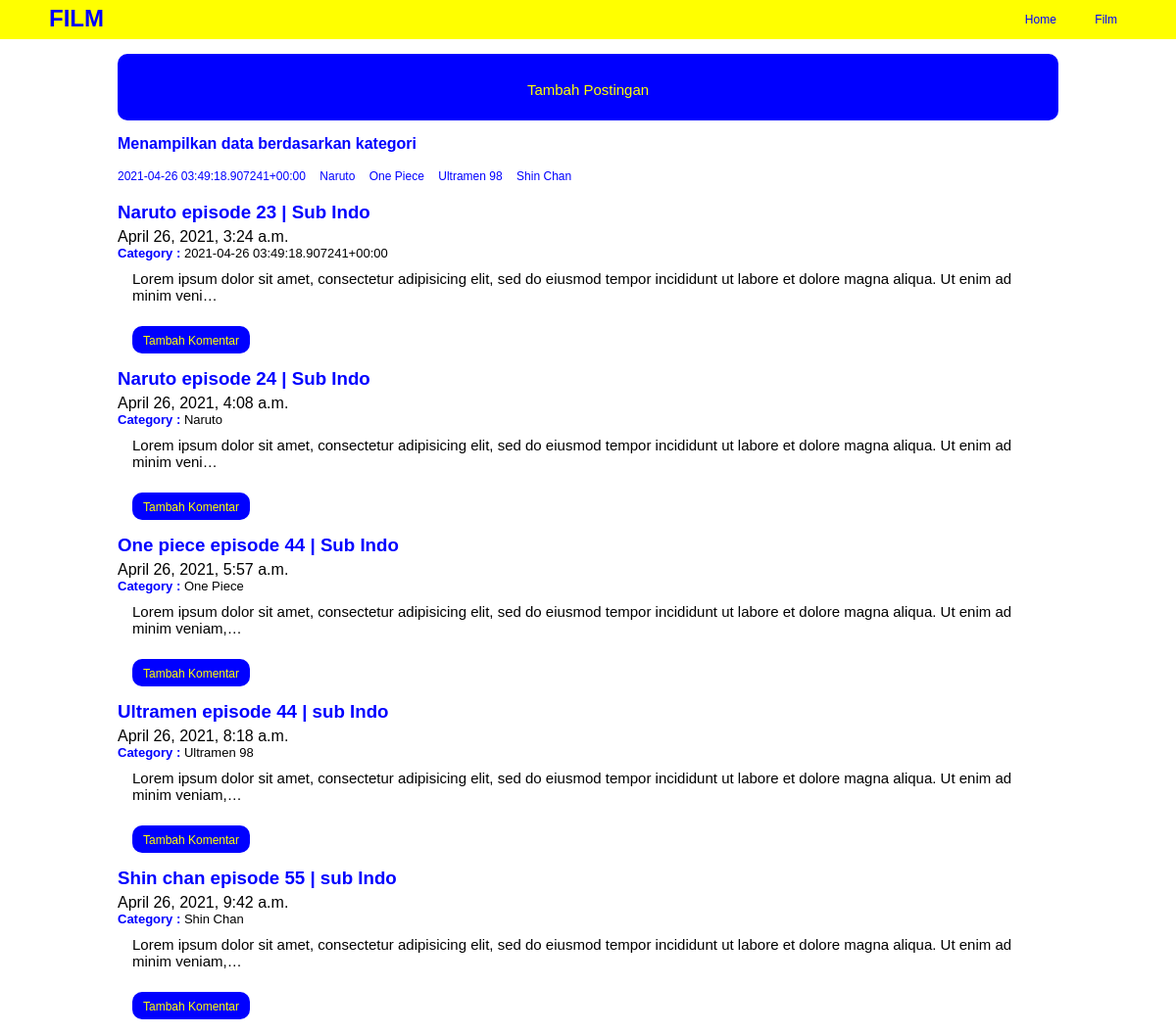
Page /film/ on the earlier database version.
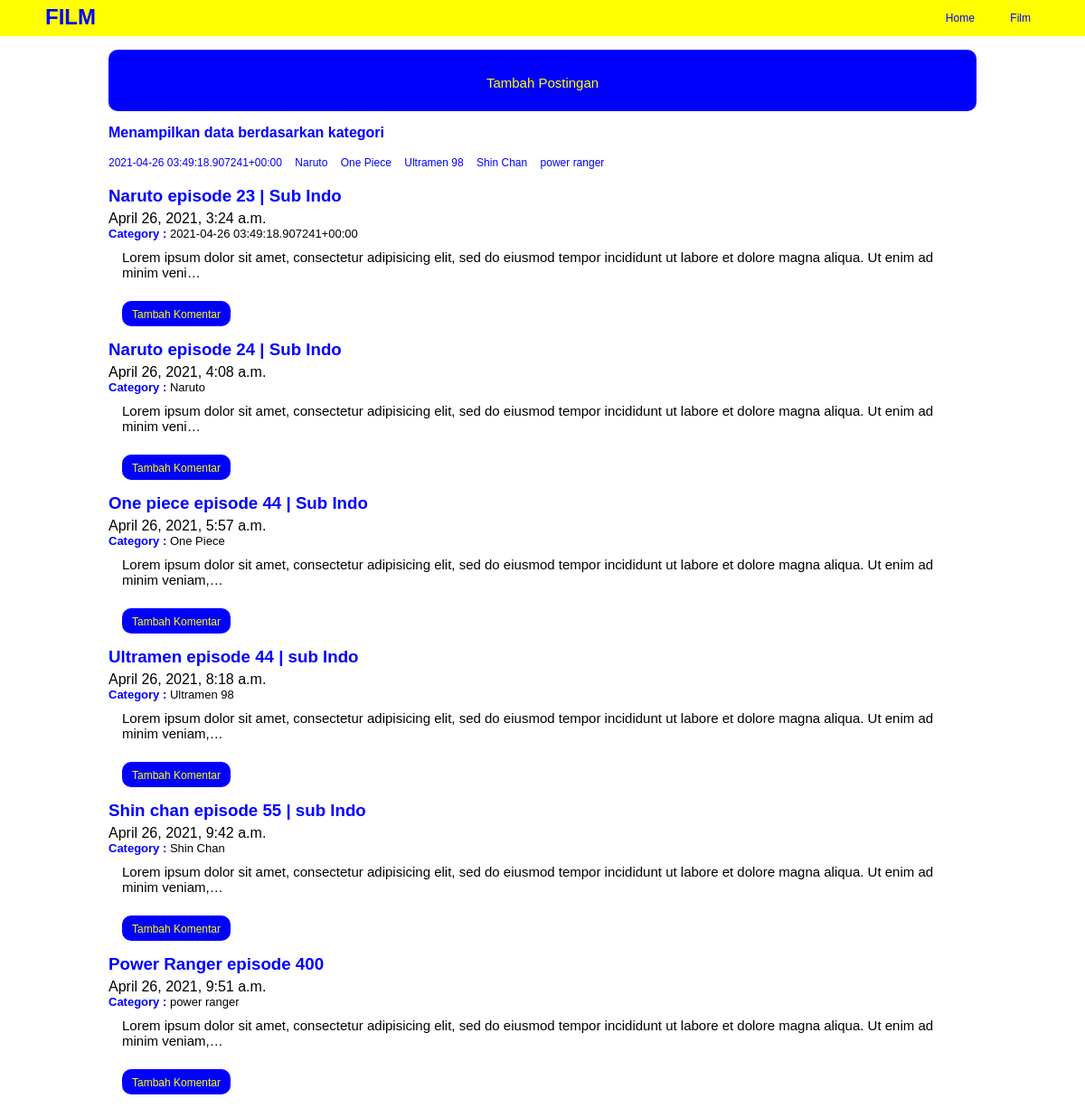
Same page on the later database version.
### film/models.py (models this page shows, shortened)
class Post(models.Model):
	headline = models.CharField(max_length=100)
	body = models.TextField()
	category = models.CharField(max_length=50, default='film favorit')
	publish = models.DateTimeField(auto_now_add=True)
	update = models.DateTimeField(auto_now=True)
	image = models.ImageField(blank=True, upload_to="image/")
	slug = models.SlugField(blank=True, editable=False)

### film/views.py (the view)
# urls.py: path('', views.index, name='index'),
def index(request):
	posts = Post.objects.all()
	categorys = Post.objects.values('category').distinct()
	context = {
		'title':'Film Terbaru',
		'categorys':categorys,
		'posts':posts,
	}
	return render(request, 'film/index.html', context)

### film/templates/film/index.html
{% extends "base.html" %}
{% block addPost %}
	<div class="add-post">
		<h2><a href="{% url 'film:addpost' %}">Tambah Postingan</a></h2>
	</div>
{% endblock addPost %}
{% block category %}
	<div class="category">
		<h4>Menampilkan data berdasarkan kategori</h4>
	</div>
{% endblock category %}
{% block contents %}
	<ul>
		{% for data_category in categorys %}
			<li>
				<a href="{% url 'film:category' categoryInput=data_category.category %}">{{data_category.category}}</a>
			</li>
		{% endfor %}
	</ul>
	<br>
	{% for post in posts %}
		<a href="{% url 'film:detail' slugInput=post.slug %}"><h3>{{post.headline}}</h3></a>
		<h4>{{post.publish}}</h4>
		<h5><b>Category : </b>{{post.category}}</h5>
		<p>{{post.body | truncatechars:150}}</p>
		<br>
		<div class="add_comment">
			<h4><a href="#">Tambah Komentar</a></h4>
		</div>
	{% endfor %}
{% endblock contents %}

Differences in the rows shown:
added Post: headline "Power Ranger episode 400", publish "April 26, 2021, 9:51 a.m.", category "power ranger", body "Lorem ipsum dolor sit amet, consectetur adipisicing elit, sed do eiusmod tempor incididunt ut labore et dolore magna aliqua. Ut enim ad minim veniam,…"
Other differences:
new list line: "power ranger"
